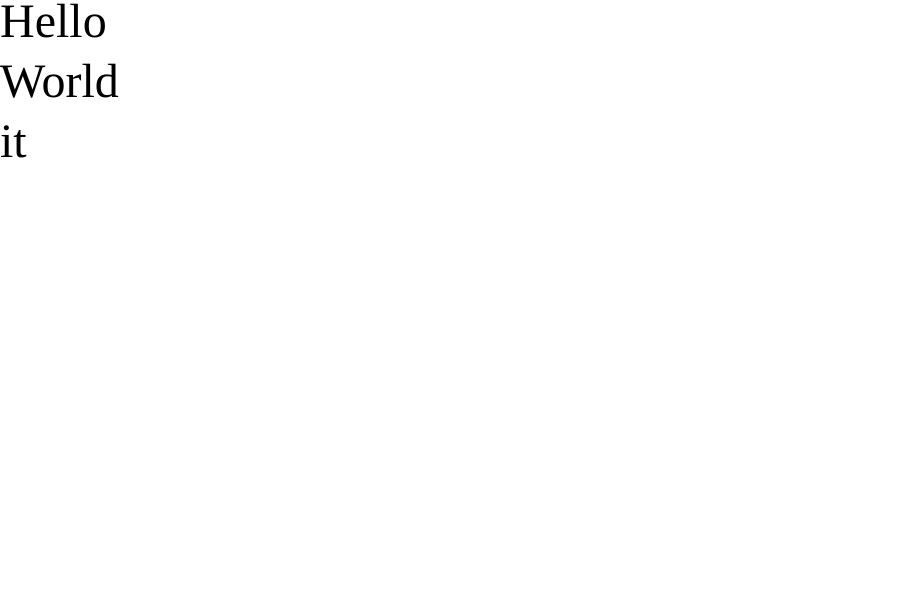
Frame 1 (no input)
Frame 60 (no input): identical to frame 1, image omitted
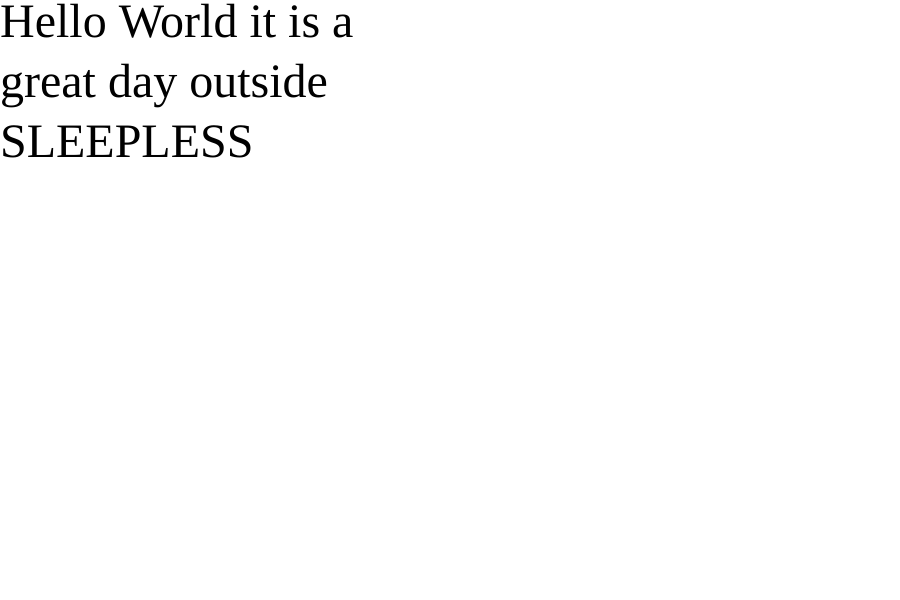
Frame 120 (the mouse pressed at the canvas centre since frame 60)

The p5.js sketch that drew these frames (run headless with seeded random() and noise() and a simulated clock; from frame 60 on, the mouse is pressed at the canvas centre):

// p5.js sketch
// ── sketch.js
function setup() {
  createCanvas(900,600);
  textFont("Andale Mono");
  textSize(48);
}

function draw() {
  background(255);
  text("Hello World it is a great day outside SLEEPLESS", 0,0,mouseX,200);
}
